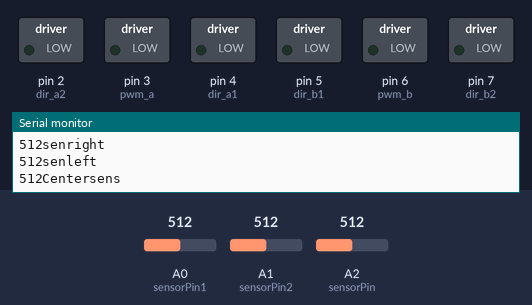
Simulated run of this sketch. Board: Arduino Uno, built with avr-gcc and run on an emulated ATmega328P. Parts: switched loads named in the sketch (green lamp = pin HIGH), the last lines printed to the serial monitor. Dashed ring = blinking. The test bench sets the inputs (shaded band); at power-on: A1 (sensorPin2) = 512, A2 (sensorPin) = 512, A0 (sensorPin1) = 512.

Above: at 2.4 s.
2.5 s: A1 (sensorPin2) set to 784
5.9 s: A1 (sensorPin2) set to 810
At 9.1 s:
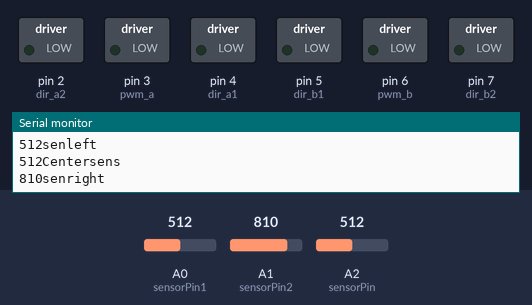
11.1 s: A2 (sensorPin) set to 785
15.1 s: A2 (sensorPin) set to 818
At 17.08 s:
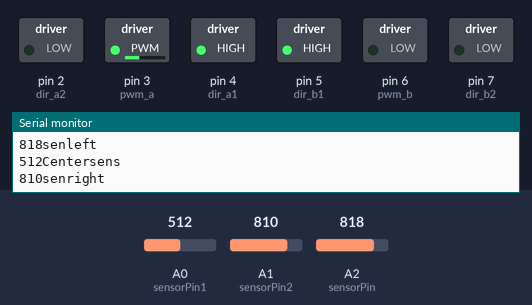
At 17.5 s:
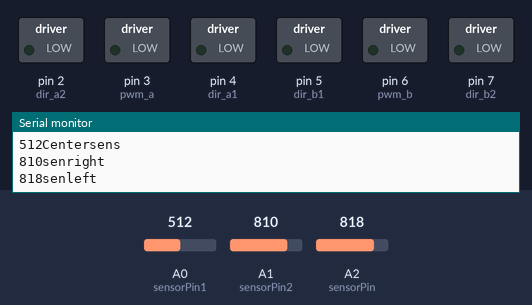
20.3 s: A0 (sensorPin1) set to 810
At 22.09 s:
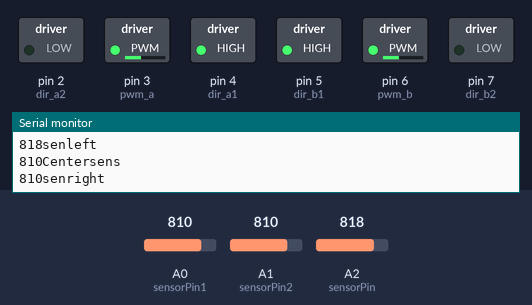
25.3 s: A0 (sensorPin1) set to 790
Timing chart, 0 to 29.8 s (numbered marks = the images above; inputs shaded):
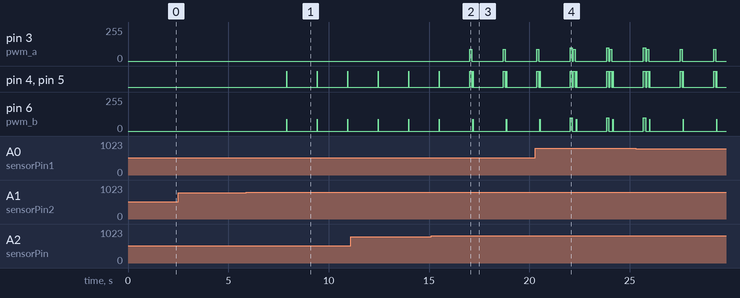

The sketch:

linefollower.ino
```cpp
int sensorPin  = A2; //analog pin 0
int sensorPin1 = A0; //analog pin 1
int sensorPin2 = A1; //analog pin 2

int pwm_a = 3;   //PWM control for motor outputs 1 and 2 is on digital pin 3
int pwm_b = 6;  //PWM control for motor outputs 3 and 4 is on digital pin 11
int dir_a1 = 4;
int dir_a2 = 2;
int dir_b1 = 5;
int dir_b2 = 7;

void setup(){
  Serial.begin(9600);

  pinMode(pwm_a, OUTPUT);  //Set control pins to be outputs
  pinMode(pwm_b, OUTPUT);
  pinMode(dir_a1, OUTPUT);
  pinMode(dir_a2, OUTPUT);
  pinMode(dir_b1, OUTPUT);
  pinMode(dir_b2, OUTPUT);

  pinMode(sensorPin, INPUT);
  pinMode(sensorPin1, INPUT);
  pinMode(sensorPin2, INPUT);
}

void loop(){
  int val  = analogRead(sensorPin); //reading analog values for sensor1
  int val1 = analogRead(sensorPin1);//reading analog values for sensor2
  int val2 = analogRead(sensorPin2);//reading analog values for sensor3

  Serial.print(val);
  Serial.println("senleft");
  delay(500);
  Serial.print(val1);
  Serial.println("Centersens");
  delay(500);
  Serial.print(val2);
  Serial.println("senright");
  delay(500);


  if( val>800 && val1>800 && val2>800)
  {
    forward();
    delay(100);
    stopped();
    delay(50);
  }
  if(val>800)
  {
    TurnLeft();
    delay(100);
    stopped();
    delay(50);
  }
  if(val2>800)
  {
    TurnRight();
    delay(10);
    stopped();
    delay(10);
  }
 /* if(val2<800 && val1<800)
  {
    TurnRight();
    delay(80);
    stopped();
    delay(30);
  }
  if(val1<800 && val2<800){
  TurnLeft();
  delay(80);
  stopped();
  delay(30);
  }*/
  if(val<800 && val1<800 && val2<800){
    stopped();
    delay(100);
  }
}


 void forward() //full speed forward
{
  digitalWrite(dir_a1, HIGH);  //Reverse both motors direction, 1 high
  digitalWrite(dir_a2, LOW);
  digitalWrite(dir_b1, HIGH);  //Reverse both motors direction, 2 high
  digitalWrite(dir_b2, LOW);
  analogWrite(pwm_a, 100);    //set motor A to run at 100% duty cycle (fast)
  analogWrite(pwm_b, 100);    //set motor B to run at 100% duty cycle (fast)
}

void TurnRight() //turn right
{
  digitalWrite(dir_a1, HIGH);  //Set motor direction, 1 high
  digitalWrite(dir_a2, LOW);
  digitalWrite(dir_b1, HIGH);  //Set motor direction, 2 high
  digitalWrite(dir_b2, LOW);
  analogWrite(pwm_a, 0);   //set motor 2 to run at 100% duty cycle (fast)
  analogWrite(pwm_b, 90);
}

void TurnLeft() //turn left
{
  digitalWrite(dir_a1, HIGH);  //Set motor direction, 1 low, 2 high
  digitalWrite(dir_a2, LOW);
  digitalWrite(dir_b1, HIGH);  //Set motor direction, 3 high, 4 low
  digitalWrite(dir_b2, LOW);
  analogWrite(pwm_a, 90);   //set motor 1 to run at 100% duty cycle (fast)
  analogWrite(pwm_b, 0);
}

 void stopped() //stop the motor
{
  digitalWrite(dir_a1, LOW);  //Set motor direction, 1 low
  digitalWrite(dir_a2, LOW);
  digitalWrite(dir_b1, LOW);  //Set motor direction, 2 low
  digitalWrite(dir_b2, LOW);
  analogWrite(pwm_a, 0);   //set both motors to stop(0)
  analogWrite(pwm_b, 0);
}
```

Measured:
- the behaviour switches between 800 and 801 on A1 (sensorPin2) (found by bisection; images 0 and 1)
- the behaviour switches between 800 and 801 on A2 (sensorPin) (found by bisection; images 1 and 2)
- after the input at 5.9 s, pin 4 (dir_a1), pin 5 (dir_b1): alternates HIGH for 0.01 s and LOW for 1.5 s, starting after 2.0 s; pin 6 (pwm_b): alternates 90/255 for 0.01 s and 0/255 for 1.5 s, starting after 2.0 s
- after the input at 15.1 s, pin 3 (pwm_a): alternates 90/255 for 0.10 s and 0/255 for 1.6 s, starting after 1.9 s
